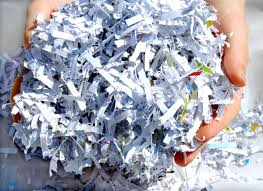
#> input picture dataPrueba/papelPrueba.jpg, 263 x 191 px
$ python predecir_imagen.py
#> lines starting #> are read from the running program, lines starting #| are printed output that depends on the picture
import pickle
import cv2
import numpy as np
import base64

# Cargar el modelo entrenado desde el archivo pickle
with open("modelo_random_forest.pkl", "rb") as model_file:
#> (reads modelo_random_forest.pkl from the repository)
    clf = pickle.load(model_file)

# Tamaño deseado para las imágenes
IMG_SIZE = (512, 384)

# Función para convertir una imagen a base64
def image_to_base64(image_path):
#> called with image_path = './dataPrueba/papelPrueba.jpg'
    img = cv2.imread(image_path)
#> img is the input picture: shape (191, 263, 3); mean B, G, R 176.4, 164.5, 162.6
    img = cv2.resize(img, IMG_SIZE)
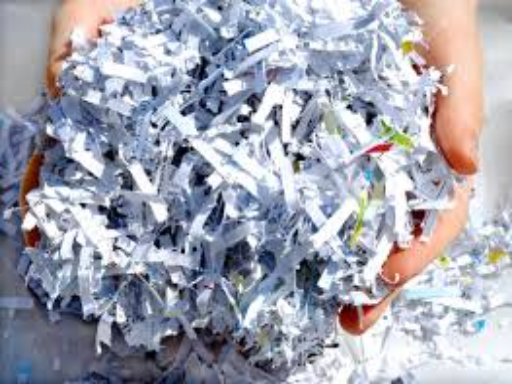
#> img: shape (384, 512, 3); mean B, G, R 176.2, 164.4, 162.5
    img = img / 255.0  # Normalizar valores de píxeles
    _, buffer = cv2.imencode('.jpg', img)
#> buffer = 7373 values, max 255 at index 0, min 0 at index 4, mean 95.22
    img_str = base64.b64encode(buffer).decode('utf-8')
    return img_str

# Función para convertir base64 a array de numpy
def base64_to_image(base64_str):
    img_data = base64.b64decode(base64_str)
    np_arr = np.frombuffer(img_data, np.uint8)
    img = cv2.imdecode(np_arr, cv2.IMREAD_COLOR)
    return img

# Función para predecir la categoría de una imagen
def predecir_imagen(image_path):
    img_base64 = image_to_base64(image_path)
    img = base64_to_image(img_base64)
    img_flat = img.flatten().reshape(1, -1)
    prediccion = clf.predict(img_flat)
#> prediccion = [2]
    return prediccion[0]

# Ruta de la imagen a predecir (ajusta la ruta según tu estructura)
image_path = "./dataPrueba/papelPrueba.jpg"

categoria = {
    0: "cartón",
    1: "papel",
    2: "plastico"
}

# Obtener la predicción
categoria_predicha = predecir_imagen(image_path)
#> categoria_predicha = 2
print(f"La categoría predicha para la imagen es: {categoria[categoria_predicha]}")
#| La categoría predicha para la imagen es: plastico
